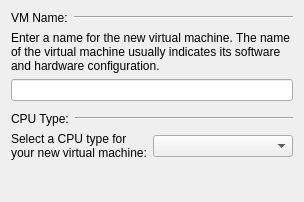
     <widget class="QWidget" name="General_Settings_Page">
      <layout class="QGridLayout" name="gridLayout_3">
       <item row="0" column="0">
        <layout class="QHBoxLayout" name="horizontalLayout_3">
         <item>
          <widget class="QLabel" name="Label_Caption_VM_Name">
           <property name="sizePolicy">
            <sizepolicy hsizetype="Maximum" vsizetype="Preferred">
             <horstretch>0</horstretch>
             <verstretch>0</verstretch>
            </sizepolicy>
           </property>
           <property name="text">
            <string>VM Name:</string>
           </property>
          </widget>
         </item>
         <item>
          <widget class="Line" name="line_5">
           <property name="orientation">
            <enum>Qt::Horizontal</enum>
           </property>
          </widget>
         </item>
        </layout>
       </item>
       <item row="1" column="0">
        <widget class="QLabel" name="Label_VM_Name">
         <property name="text">
          <string>Enter a name for the new virtual machine. The name of the virtual machine usually indicates its software and hardware configuration.</string>
         </property>
         <property name="wordWrap">
          <bool>true</bool>
         </property>
         <property name="textInteractionFlags">
          <set>Qt::TextSelectableByMouse</set>
         </property>
        </widget>
       </item>
       <item row="2" column="0">
        <widget class="QLineEdit" name="Edit_VM_Name"/>
       </item>
       <item row="3" column="0">
        <spacer name="verticalSpacer_7">
         <property name="orientation">
          <enum>Qt::Vertical</enum>
         </property>
         <property name="sizeType">
          <enum>QSizePolicy::Fixed</enum>
         </property>
         <property name="sizeHint" stdset="0">
          <size>
           <width>20</width>
           <height>5</height>
          </size>
         </property>
        </spacer>
       </item>
       <item row="4" column="0">
        <layout class="QHBoxLayout" name="horizontalLayout_2">
         <item>
          <widget class="QLabel" name="Label_Caption_CPU_Type">
           <property name="sizePolicy">
            <sizepolicy hsizetype="Maximum" vsizetype="Preferred">
             <horstretch>0</horstretch>
             <verstretch>0</verstretch>
            </sizepolicy>
           </property>
           <property name="text">
            <string>CPU Type:</string>
           </property>
          </widget>
         </item>
         <item>
          <widget class="Line" name="Line_CPU_Type">
           <property name="orientation">
            <enum>Qt::Horizontal</enum>
           </property>
          </widget>
         </item>
        </layout>
       </item>
       <item row="5" column="0">
        <layout class="QHBoxLayout" name="horizontalLayout">
         <item>
          <widget class="QLabel" name="Label_CPU_Type">
           <property name="sizePolicy">
            <sizepolicy hsizetype="Minimum" vsizetype="Preferred">
             <horstretch>0</horstretch>
             <verstretch>0</verstretch>
            </sizepolicy>
           </property>
           <property name="text">
            <string>Select a CPU type for your new virtual machine:</string>
           </property>
           <property name="wordWrap">
            <bool>true</bool>
           </property>
          </widget>
         </item>
         <item>
          <widget class="QComboBox" name="CB_CPU_Type">
           <property name="sizePolicy">
            <sizepolicy hsizetype="Maximum" vsizetype="Fixed">
             <horstretch>0</horstretch>
             <verstretch>0</verstretch>
            </sizepolicy>
           </property>
           <property name="minimumSize">
            <size>
             <width>140</width>
             <height>0</height>
            </size>
           </property>
           <property name="currentIndex">
            <number>-1</number>
           </property>
          </widget>
         </item>
        </layout>
       </item>
       <item row="6" column="0">
        <spacer name="s6">
         <property name="orientation">
          <enum>Qt::Vertical</enum>
         </property>
         <property name="sizeHint" stdset="0">
          <size>
           <width>20</width>
           <height>31</height>
          </size>
         </property>
        </spacer>
       </item>
      </layout>
     </widget>
